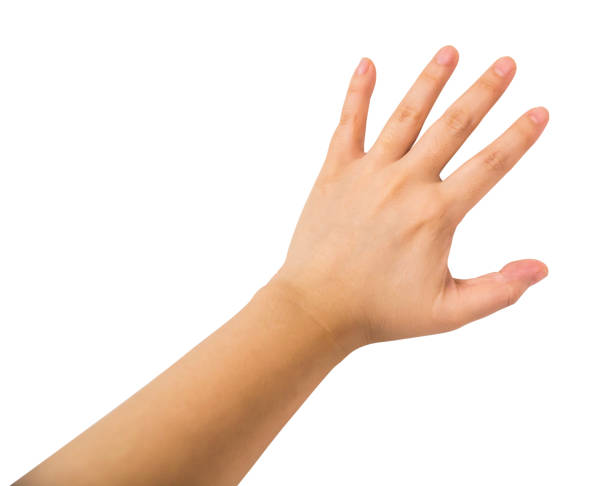
#> input picture Image Contours/hand.jpg, 612 x 486 px
$ jupyter execute 'Image Contours.ipynb'   (shell and % lines are left out)
#> lines starting #> are read from the running program, lines starting #| are printed output that depends on the picture; after the words box and inside, x2 and y2 are one past the last pixel; in counts of white or black regions, pixels touching at a corner belong together
[cell 1]
import numpy as np
import matplotlib.pyplot as plt
import cv2


#read the image
image = cv2.imread("hand.jpg")
#> image is the input picture: shape (486, 612, 3); mean B, G, R 220.5, 230.7, 245.7

#making a copy of the image
image_copy = np.copy(image)

#change the color from BGR to GRB
image_copy = cv2.cvtColor(image_copy, cv2.COLOR_BGR2RGB)

plt.imshow(image_copy)

[cell 2]
#Producing a binary image for finding contourts around the hand
gray = cv2.cvtColor(image_copy, cv2.COLOR_RGB2GRAY)
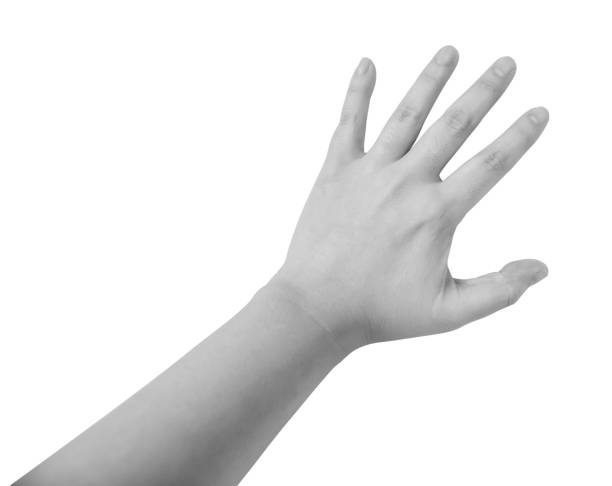
#> gray: shape (486, 612); min 78, max 255, mean 234

#creating bnary threshold image
retval, binary = cv2.threshold(gray, 245, 255, cv2.THRESH_BINARY_INV)
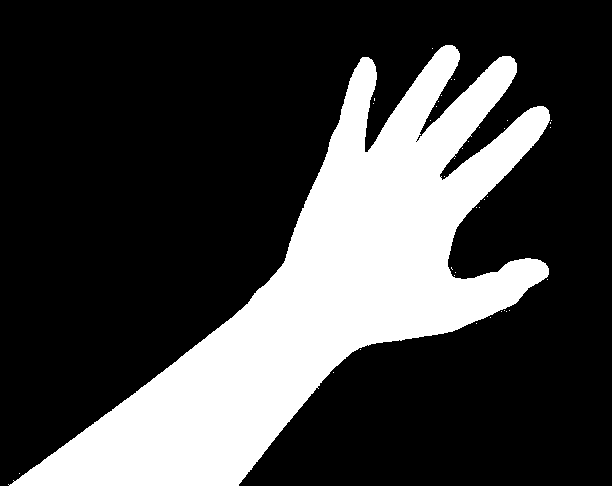
#> binary: shape (486, 612); 26.4% white; 37 white regions (36 under 20 px)
#takes gray image, isolates white pixels and turns them black

plt.imshow(binary, cmap ="gray")

[cell 3]
## Finding contours from threshold image

contours, hierarchy = cv2.findContours(binary, cv2.RETR_TREE, cv2.CHAIN_APPROX_SIMPLE)
#> contours = 38 contours, 37 with area under 20; largest, box (x1, y1, x2, y2) and area: (8, 45, 550, 486) 77374
#take input as a gray image, contour retrival mode which here is a tree, followed by contour approximation method which here is a simple chain

#draw the contours on a copy of the original image
image_copy2 = np.copy(image_copy)
all_contours = cv2.drawContours(image_copy2, contours, -1, (0,255,0), 2)
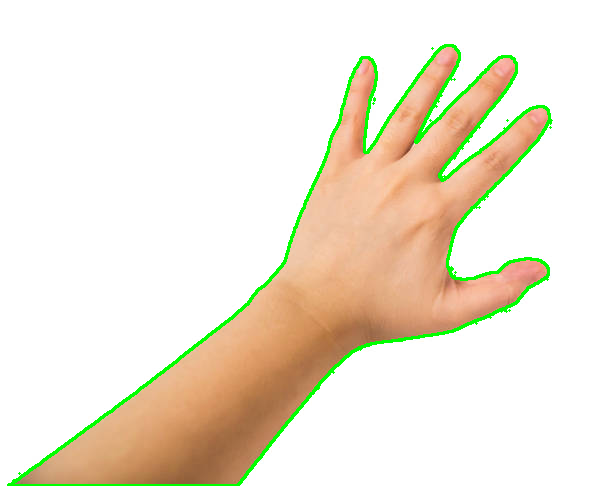
#> all_contours: shape (486, 612, 3); mean R, G, B 239.5, 231.9, 215.4
#this takes input as our image followed by list of contours, the which contours to display, -1 means all, then colour(0,255,0) and size(2) of the contours

plt.imshow(all_contours)
